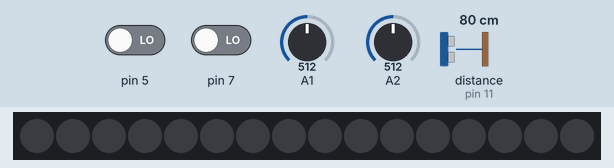
Simulated run of this sketch. Board: Arduino Uno, built with avr-gcc and run on an emulated ATmega328P. Shown: 16 RGB LEDs in strip order, left to right. Inputs (shaded band) come from the test bench; at power-on: distance to the obstacle (sensor on pin 11) 80 cm, A1 = 512, A2 = 512, pin 5 LOW, pin 7 LOW. The echo pulse lasts 58.3 µs per cm; dim RGB values are drawn brighter than linear.

Above: at 1.2 s.
1.3 s: distance to the obstacle (sensor on pin 11) set to 95 cm
4.7 s: distance to the obstacle (sensor on pin 11) set to 104 cm
At 6.4 s:
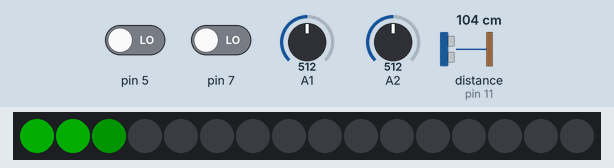
8.1 s: A1 set to 716
At 9.4 s:
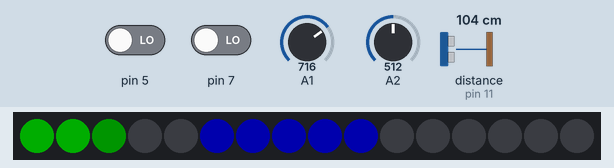
11.5 s: A2 set to 969
At 13.9 s:
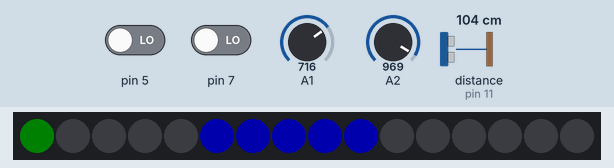
14.1 s: A2 set to 991
17.5 s: distance to the obstacle (sensor on pin 11) set to 2 cm
At 17.71 s:
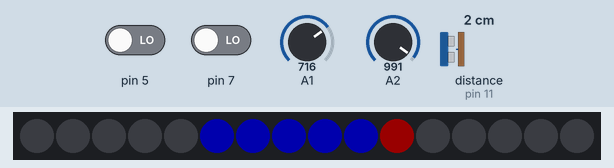
Timing chart, 0 to 20.5 s (numbered marks = the images above; inputs shaded):
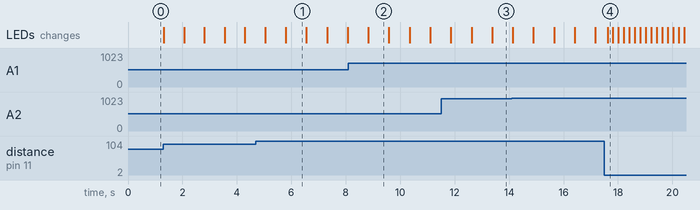

Measured:
- the behaviour switches between 100 and 101 cm on distance to the obstacle (sensor on pin 11) (found by bisection; images 0 and 1)
- after the input at 4.7 s, the LEDs: first differ from a run without the input after 1.1 s (image 1)
- after the input at 8.1 s, the LEDs: change after 0.73 s (image 2)
- after the input at 11.5 s, the LEDs: first change after 0.36 s (image 3 shows a later state)
- after the input at 17.5 s, the LEDs: change after 0.12 s (image 4)
- what the display in image 1 shows lasts 0.8 s, from 5.8 s to 6.6 s

The sketch:

Office_sensors.ino
```cpp
#include <Adafruit_NeoPixel.h>
#include <NewPing.h>

#define NEO_PIN            6
#define NEO_NUMPIXELS      16
#define NB_AFFICHAGE       3
#define TRIGGER_PIN  12  // Arduino pin tied to trigger pin on the ultrasonic sensor.
#define ECHO_PIN     11  // Arduino pin tied to echo pin on the ultrasonic sensor.
#define MAX_DISTANCE 100 // Maximum distance we want to ping for (in centimeters). Maximum sensor distance is rated at 400-500cm.

Adafruit_NeoPixel pixels = Adafruit_NeoPixel(NEO_NUMPIXELS, NEO_PIN, NEO_GRB + NEO_KHZ800);
NewPing sonar(TRIGGER_PIN, ECHO_PIN, MAX_DISTANCE); // NewPing setup of pins and maximum distance.

int delayval = 1;
int echantillon = 100;
int volume,light,mouv,dist;
long ech_volume,ech_light,ech_mouv,ech_dist;
int max_bright = 50;
boolean affichage;

void setup() {
  // put your setup code here, to run once:
    pixels.begin(); // This initializes the NeoPixel library.
    pinMode(9, INPUT);
    pinMode(5, INPUT);
    pinMode(A4, INPUT);
    pinMode(10, INPUT);
    pinMode(A1, INPUT);
    pinMode(A2, INPUT);
    pinMode(A0, INPUT);

    affichage = true;
    ech_volume =0;
    ech_light =0;
    ech_mouv =0;

}

void loop() {
  // put your main code here, to run repeatedly:


 //Serial.println("tactile :"+String(digitalRead(9)));
 Serial.println("Mouvement :"+String(digitalRead(5)));
 //Serial.println("Obstacle :"+String(analogRead(A4)));

 for(int i=0;i<(echantillon);i++) {
   volume = analogRead(A1); // Reads the value from the Analog PIN A0
   light = analogRead(A2); // Reads the value from the Analog PIN A0
   mouv = digitalRead(7);

   unsigned int uS = sonar.ping(); // Send ping, get ping time in microseconds (uS).
   dist = (uS / US_ROUNDTRIP_CM); // Convert ping time to distance and print result (0 = outside set distance range, no ping echo)

   ech_volume = ech_volume + volume;
   ech_light = ech_light + (1000-light);
   ech_mouv = max(ech_mouv,(1-mouv));
   ech_dist = ech_dist + dist;

   delay(delayval);
 }

 ech_volume = ech_volume * 100 / (echantillon);
 ech_light = ech_light / (echantillon);
 ech_dist = (ech_dist / (echantillon) ) * 10000 / MAX_DISTANCE;

 //Serial.println("volume "+String(ech_volume));
 //Serial.println("light " +String(ech_light));
 //Serial.println("distance " +String(ech_dist));
 //delay(delayval);

if (ech_mouv>0) {affichage = !affichage;}

if (affichage) {
   mesure_level(ech_light,0);
   mesure_level(ech_volume,1);
   mesure_level(ech_dist,2);
} else {
  empty();
}


ech_volume = 0;
ech_light = 0;
ech_mouv = 0;
ech_dist = 0;

}

void mesure_level(int mesure,int order){
  long nb_mesure;
  int color,R_color, G_color, B_color;
  if (mesure > 1000) {mesure = 1000;}
  if (mesure < 0) {mesure = 0;}

  nb_mesure = (max_bright * (long)mesure ) /1000 * (long)(NEO_NUMPIXELS/NB_AFFICHAGE) ;
  //Serial.println("mesure : "+String(mesure));
  //Serial.println("nb_mesure : "+String(nb_mesure));

   for(int i=0;i<NEO_NUMPIXELS/NB_AFFICHAGE;i++){
       color = min(max_bright,max(0,nb_mesure-(i*max_bright)));
       if(order==0) { R_color=0;G_color=color;B_color=0;}
       else if (order==1) { R_color=0;G_color=0;B_color=color;}
       else if (order==2) { R_color=color;G_color=0;B_color=0;}
       else { R_color=color;G_color=color;B_color=color;}
       pixels.setPixelColor(i+(order*NEO_NUMPIXELS/NB_AFFICHAGE), pixels.Color(R_color,G_color,B_color));
   }
   pixels.show();
}

void empty() {
  for(int i=0;i<NEO_NUMPIXELS;i++){
     pixels.setPixelColor(i, pixels.Color(0 ,0,0));
  }
  pixels.show();
}
```
